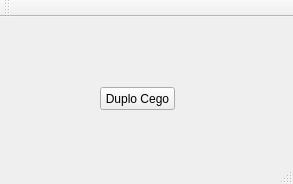
<?xml version="1.0" encoding="UTF-8"?>
<ui version="4.0">
 <class>MainWindow</class>
 <widget class="QMainWindow" name="MainWindow">
  <property name="geometry">
   <rect>
    <x>0</x>
    <y>0</y>
    <width>293</width>
    <height>184</height>
   </rect>
  </property>
  <property name="windowTitle">
   <string>MainWindow</string>
  </property>
  <widget class="QWidget" name="centralWidget">
   <widget class="QPushButton" name="pushButton">
    <property name="geometry">
     <rect>
      <x>100</x>
      <y>70</y>
      <width>75</width>
      <height>23</height>
     </rect>
    </property>
    <property name="text">
     <string>Duplo Cego</string>
    </property>
   </widget>
  </widget>
  <widget class="QMenuBar" name="menuBar">
   <property name="geometry">
    <rect>
     <x>0</x>
     <y>0</y>
     <width>293</width>
     <height>21</height>
    </rect>
   </property>
  </widget>
  <widget class="QToolBar" name="mainToolBar">
   <attribute name="toolBarArea">
    <enum>TopToolBarArea</enum>
   </attribute>
   <attribute name="toolBarBreak">
    <bool>false</bool>
   </attribute>
  </widget>
  <widget class="QStatusBar" name="statusBar"/>
 </widget>
 <layoutdefault spacing="6" margin="11"/>
 <resources/>
 <connections/>
</ui>
